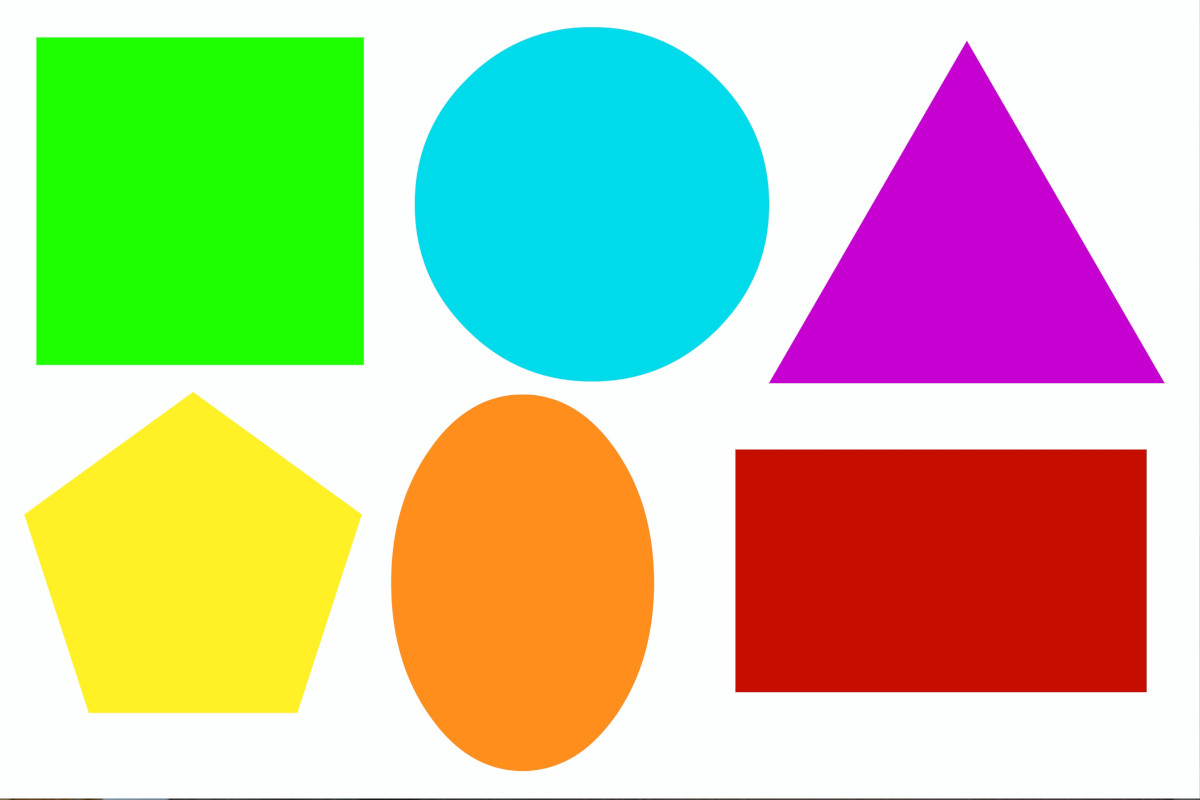
#> input picture images/bentuk.jpg, 1200 x 800 px
$ python imagetkinter.py
#> lines starting #> are read from the running program, lines starting #| are printed output that depends on the picture
#Import the tkinter library
from tkinter import *
import numpy as np
import cv2
from PIL import Image, ImageTk

#Create an instance of tkinter frame
win = Tk()
win.geometry("700x550")
#Load the image
img = cv2.imread('images/bentuk.jpg')
#> img is the input picture: shape (800, 1200, 3); mean B, G, R 158.4, 197.5, 192.2

#Rearrange colors
blue,green,red = cv2.split(img)
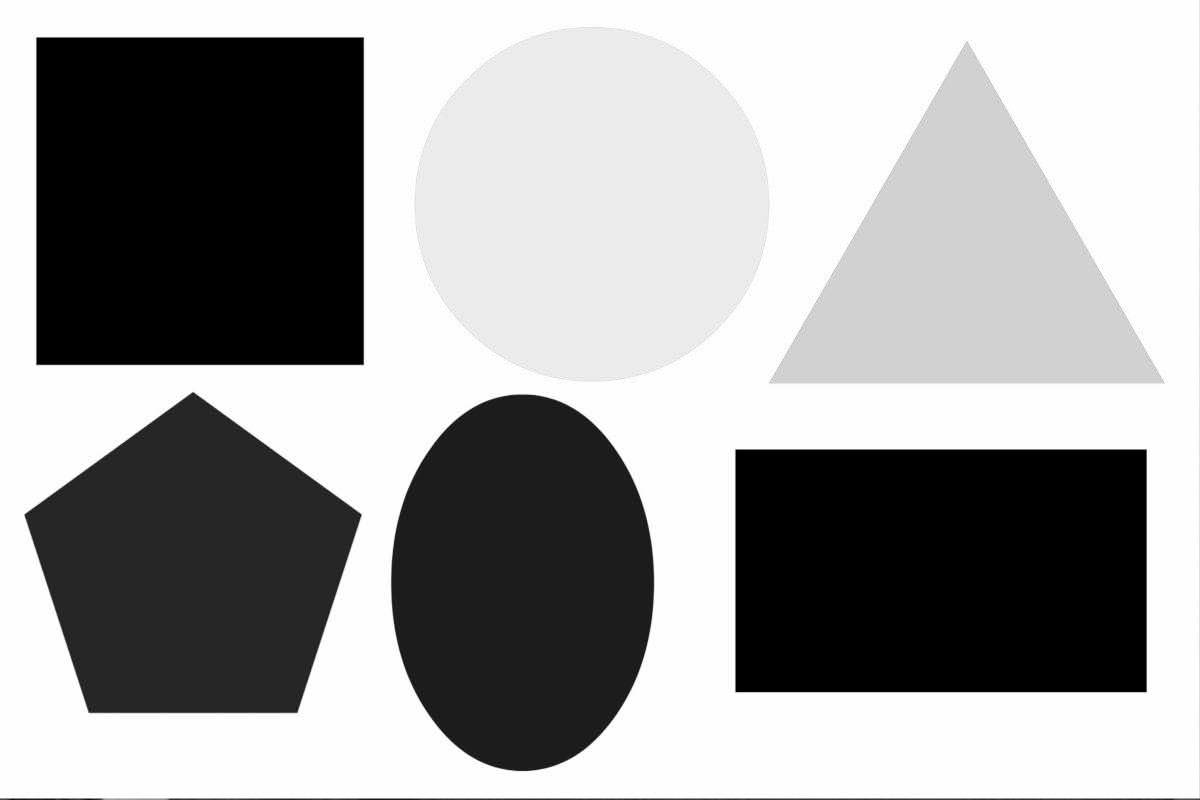
#> blue: shape (800, 1200); min 0, max 255, mean 158.4
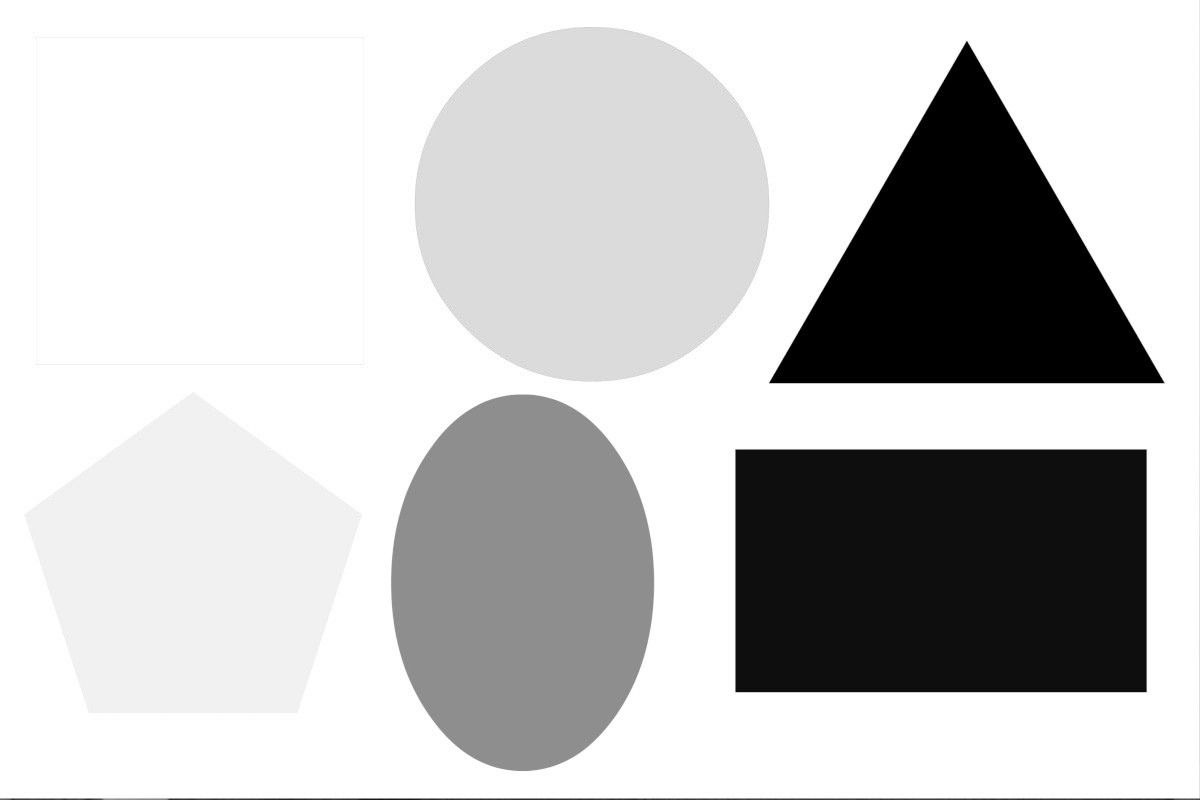
#> green: shape (800, 1200); min 0, max 255, mean 197.5
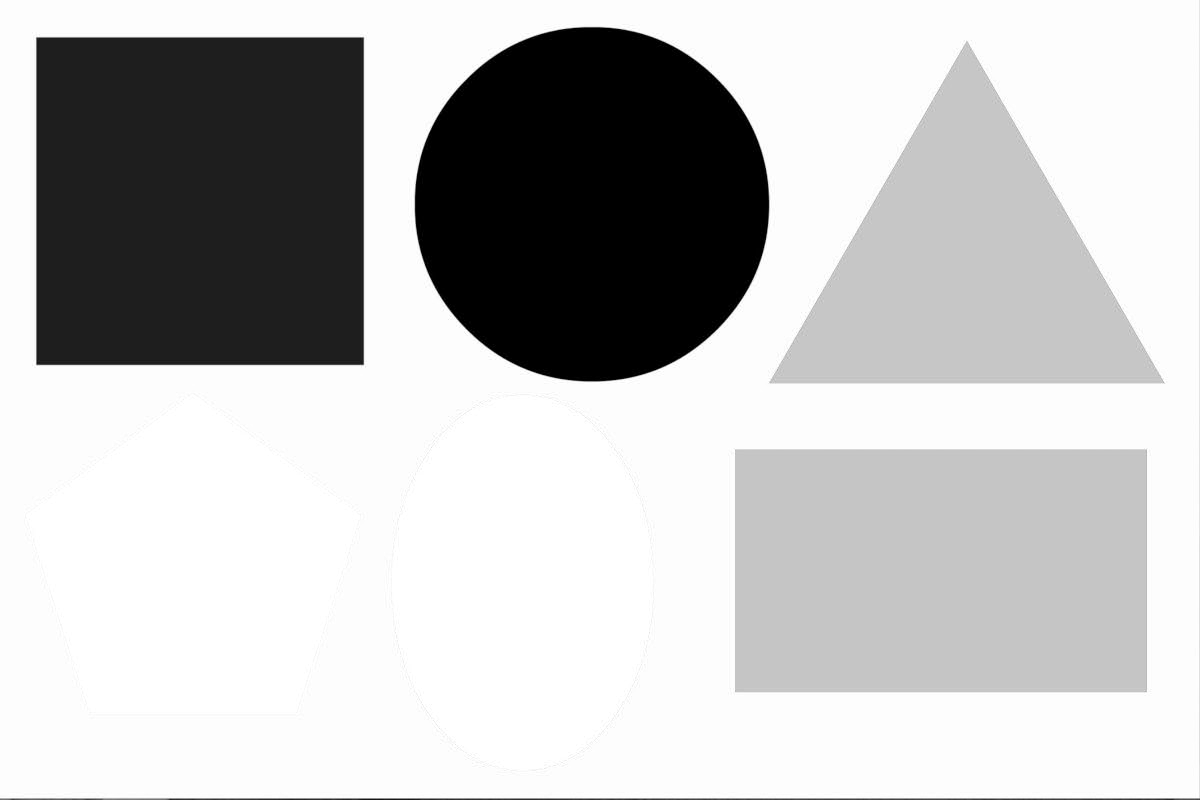
#> red: shape (800, 1200); min 0, max 255, mean 192.2
img = cv2.merge((red,green,blue))
im = Image.fromarray(img)
imgtk = ImageTk.PhotoImage(image=im)

#Create a Label to display the image
Label(win, image= imgtk).pack()
win.mainloop()
